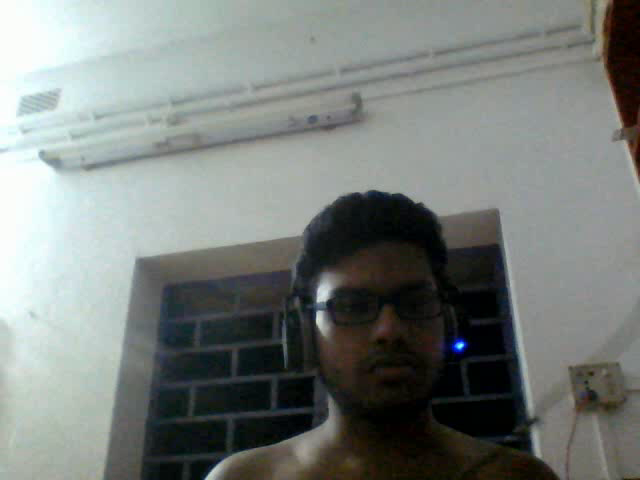
#> input picture frame 0 of Video_captured_from_webcam.avi, 640 x 480 px, given in place of vtest.avi, which was not available
$ python '21 Motion Detection and Tracking Using OpenCV.py'
#> lines starting #> are read from the running program, lines starting #| are printed output that depends on the picture; after the words box and inside, x2 and y2 are one past the last pixel; in counts of white or black regions, pixels touching at a corner belong together; pictures that were not available may be replaced by others from this repository, and a replacement may not be noted
import cv2
import numpy as np

cap=cv2.VideoCapture('vtest.avi')

ret,frame1=cap.read()
#> frame1 is the input picture: shape (480, 640, 3); mean B, G, R 123.7, 127, 121.5
ret,frame2=cap.read()
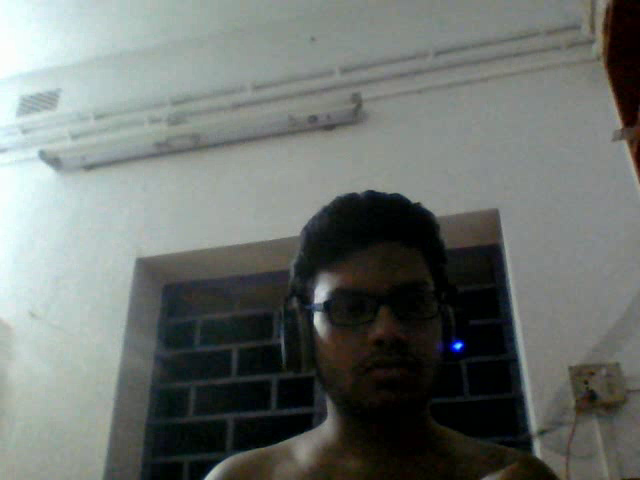
#> input picture frame 1 of Video_captured_from_webcam.avi, 640 x 480 px, given in place of vtest.avi, which was not available
#> frame2 is the input picture: shape (480, 640, 3); mean B, G, R 110.4, 114.1, 108.6


while cap.isOpened():
    diff=cv2.absdiff(frame1,frame2)
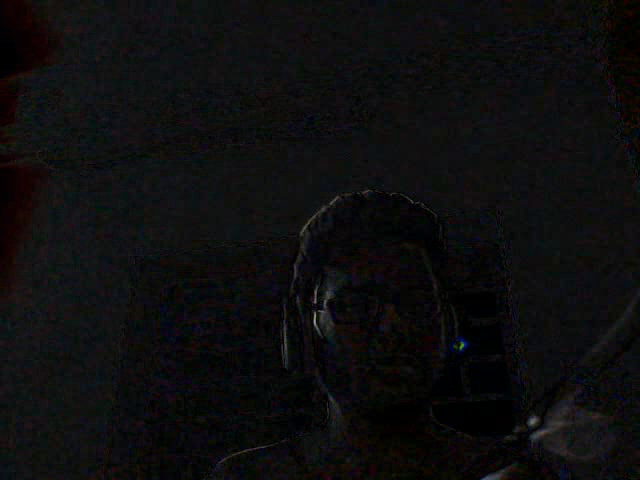
#> diff: shape (480, 640, 3); mean B, G, R 13.9, 13.3, 13.4
    gray=cv2.cvtColor(diff,cv2.COLOR_BGR2GRAY)
    blur=cv2.GaussianBlur(gray,(5,5),0)
    _,thresh=cv2.threshold(blur,20,255,cv2.THRESH_BINARY)
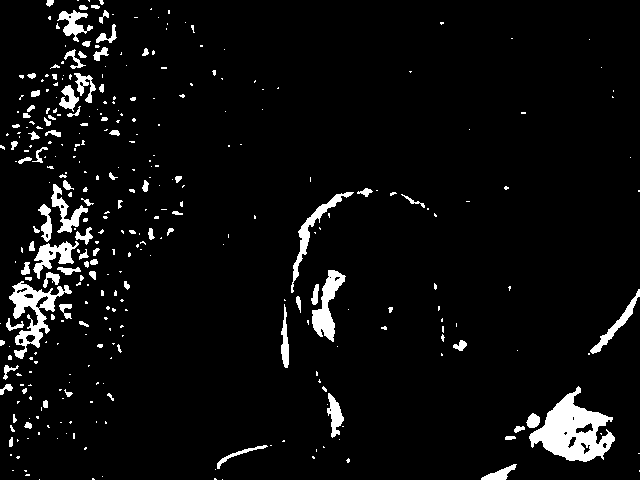
#> thresh: shape (480, 640); 5.3% white; 342 white regions (249 under 20 px), largest, box (x1, y1, x2, y2) and area: (529, 386, 615, 462) 3187, (9, 281, 72, 359) 1553, (312, 270, 346, 342) 1023
    dilated=cv2.dilate(thresh,None,iterations=3)
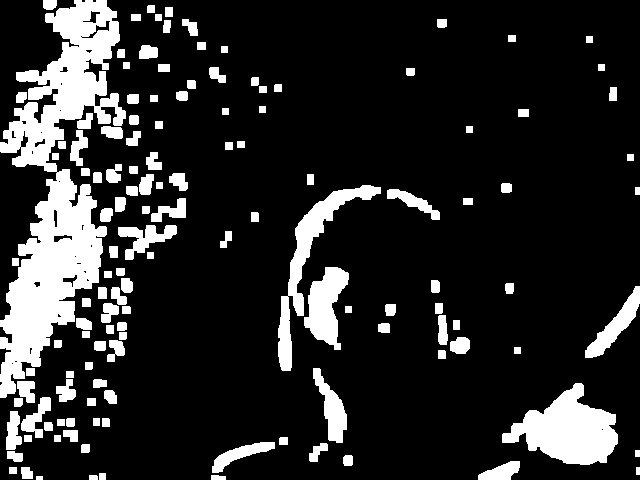
#> dilated: shape (480, 640); 16.5% white; 134 white regions
    contours,_=cv2.findContours(dilated,cv2.RETR_TREE,cv2.CHAIN_APPROX_SIMPLE)
#> contours = 163 contours, 20 with area under 20; largest, box (x1, y1, x2, y2) and area: (0, 0, 126, 398) 20668, (502, 383, 618, 465) 5098, (278, 185, 381, 371) 3058, (304, 267, 349, 350) 2002, (585, 286, 640, 358) 1126

    for contour in contours:
        (x,y,w,h)=cv2.boundingRect(contour)

        if cv2.contourArea(contour)<900:
            continue
        else:
            cv2.rectangle(frame1,(x,y),(x+w,y+h),(0,255,0),2)
            cv2.putText(frame1,"Status: Movement",(10,20),
                        cv2.FONT_HERSHEY_SIMPLEX,1,(0,0,255),3)
#> this loop made 163 passes
#> (x, y, w, h) on passes 2, 3, 6: (211, 475, 15, 5), (89, 475, 9, 5), (21, 467, 12, 12)
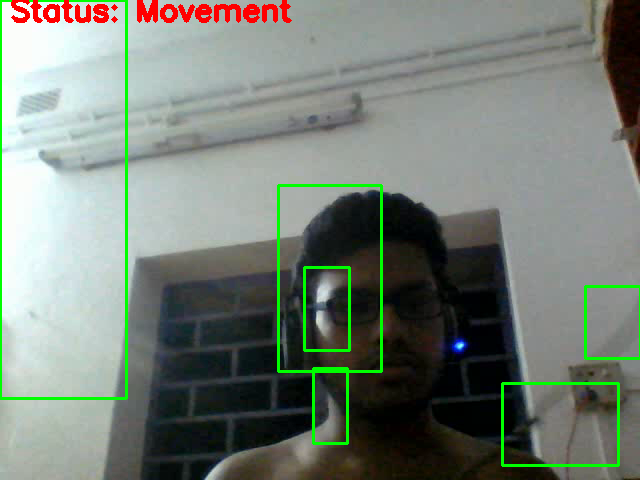
#> frame1: shape (480, 640, 3); 3.44% of pixels changed, all inside (x1, y1, x2, y2) = (0, 0, 640, 467)
    #cv2.drawContours(frame1,contours,-1,(0,255,0),2)

    cv2.imshow("Feed",frame1)

    frame1=frame2
    ret,frame2=cap.read()
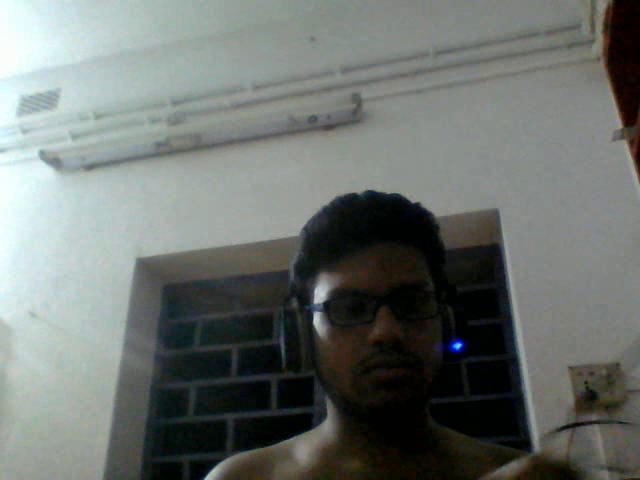
#> input picture frame 2 of Video_captured_from_webcam.avi, 640 x 480 px, given in place of vtest.avi, which was not available
#> frame2 is the input picture: shape (480, 640, 3); mean B, G, R 110.6, 114.3, 108.9

    if cv2.waitKey(50)==27:
#> (key Esc is pressed here)
        break


cv2.destroyAllWindows()
cap.release()

$ run again, starting later in the video
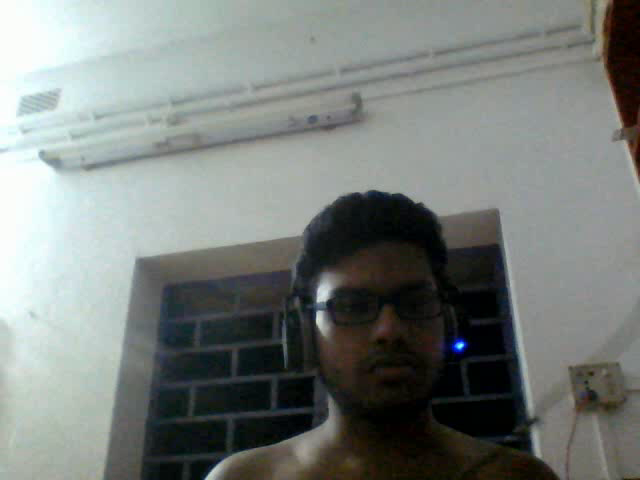
#> input picture frame 0 of Video_captured_from_webcam.avi, 640 x 480 px, given in place of vtest.avi, which was not available
#> frame1 is the input picture: shape (480, 640, 3); mean B, G, R 123.7, 127, 121.5
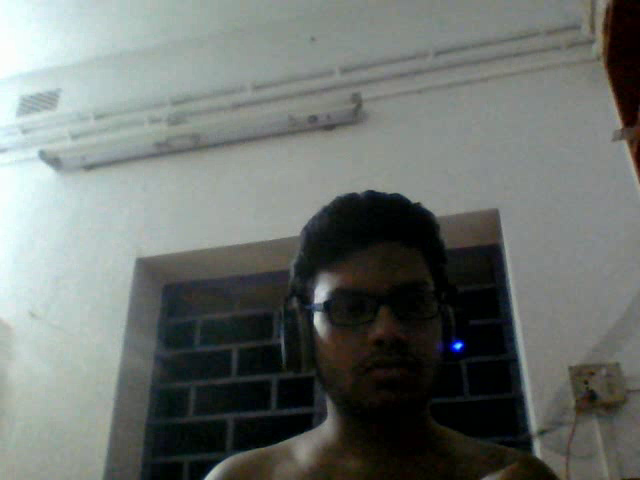
#> input picture frame 1 of Video_captured_from_webcam.avi, 640 x 480 px, given in place of vtest.avi, which was not available
#> frame2 is the input picture: shape (480, 640, 3); mean B, G, R 110.4, 114.1, 108.6
#> thresh: shape (480, 640); 5.3% white; 342 white regions (249 under 20 px), largest, box (x1, y1, x2, y2) and area: (529, 386, 615, 462) 3187, (9, 281, 72, 359) 1553, (312, 270, 346, 342) 1023
#> dilated: shape (480, 640); 16.5% white; 134 white regions
#> contours = 163 contours, 20 with area under 20; largest, box (x1, y1, x2, y2) and area: (0, 0, 126, 398) 20668, (502, 383, 618, 465) 5098, (278, 185, 381, 371) 3058, (304, 267, 349, 350) 2002, (585, 286, 640, 358) 1126
#> the loop `for contour in contours:` made 163 passes
#> (x, y, w, h) on passes 2, 3, 6: (211, 475, 15, 5), (89, 475, 9, 5), (21, 467, 12, 12)
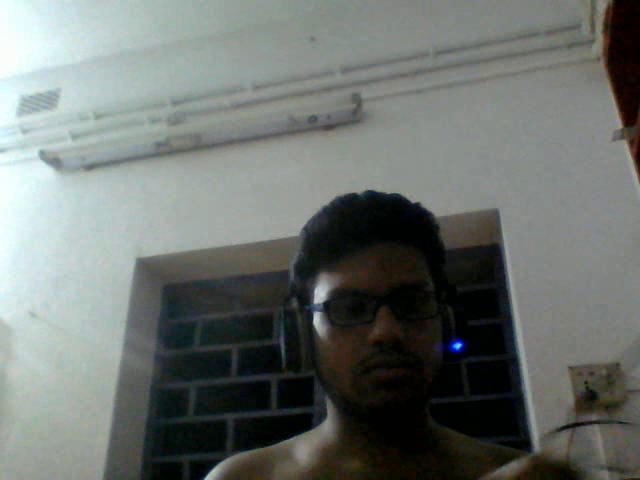
#> input picture frame 2 of Video_captured_from_webcam.avi, 640 x 480 px, given in place of vtest.avi, which was not available
#> frame2 is the input picture: shape (480, 640, 3); mean B, G, R 110.6, 114.3, 108.9

$ run again, starting later in the video
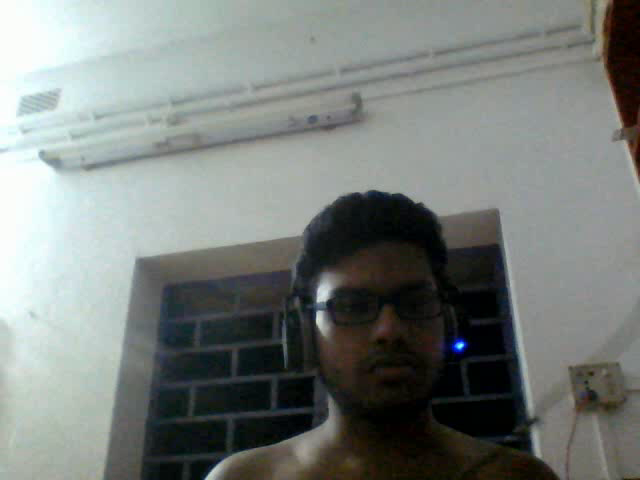
#> input picture frame 0 of Video_captured_from_webcam.avi, 640 x 480 px, given in place of vtest.avi, which was not available
#> frame1 is the input picture: shape (480, 640, 3); mean B, G, R 123.7, 127, 121.5
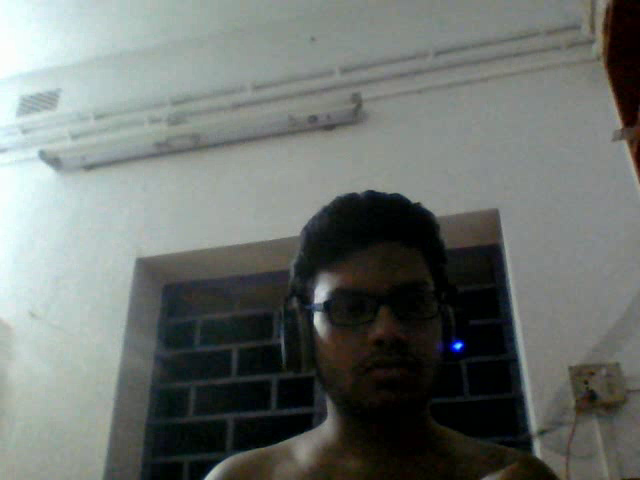
#> input picture frame 1 of Video_captured_from_webcam.avi, 640 x 480 px, given in place of vtest.avi, which was not available
#> frame2 is the input picture: shape (480, 640, 3); mean B, G, R 110.4, 114.1, 108.6
#> thresh: shape (480, 640); 5.3% white; 342 white regions (249 under 20 px), largest, box (x1, y1, x2, y2) and area: (529, 386, 615, 462) 3187, (9, 281, 72, 359) 1553, (312, 270, 346, 342) 1023
#> dilated: shape (480, 640); 16.5% white; 134 white regions
#> contours = 163 contours, 20 with area under 20; largest, box (x1, y1, x2, y2) and area: (0, 0, 126, 398) 20668, (502, 383, 618, 465) 5098, (278, 185, 381, 371) 3058, (304, 267, 349, 350) 2002, (585, 286, 640, 358) 1126
#> the loop `for contour in contours:` made 163 passes
#> (x, y, w, h) on passes 2, 3, 6: (211, 475, 15, 5), (89, 475, 9, 5), (21, 467, 12, 12)
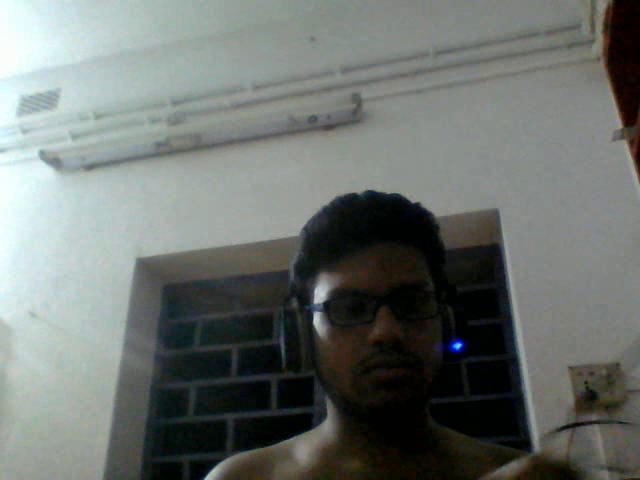
#> input picture frame 2 of Video_captured_from_webcam.avi, 640 x 480 px, given in place of vtest.avi, which was not available
#> frame2 is the input picture: shape (480, 640, 3); mean B, G, R 110.6, 114.3, 108.9
